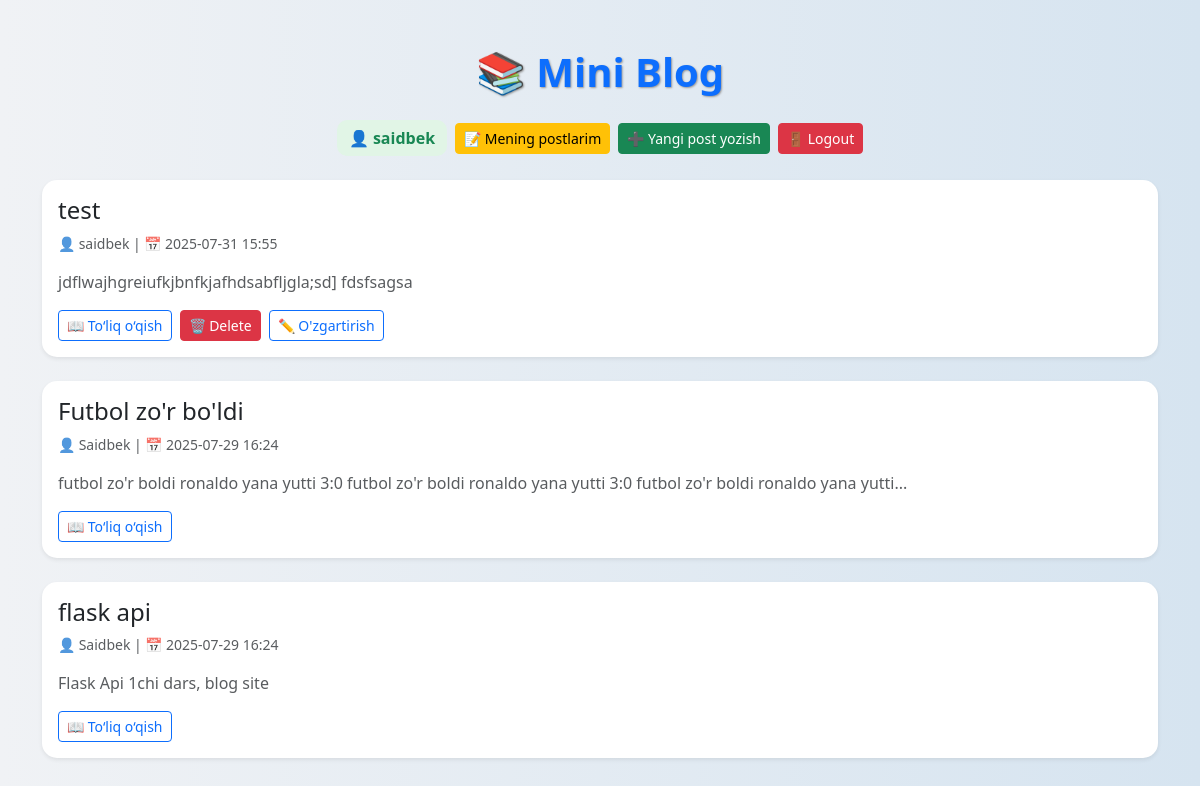
Screenshot of / (signed in) with the database file from the repository.
### app.py (models this page shows)
class Blog(db.Model):
    id = db.Column(db.Integer, primary_key=True)
    title = db.Column(db.String(150), nullable=False)
    author = db.Column(db.String(100), nullable=False)
    content = db.Column(db.Text, nullable=False)
    date = db.Column(db.String(20), default=datetime.now().strftime('%Y-%m-%d %H:%M'))

### app.py (the view)
@app.route('/')
def index():
    posts = Blog.query.order_by(Blog.id.desc()).all()
    return render_template('index.html', posts=posts)

### templates/index.html (shortened to what this page needs)
<!DOCTYPE html>
<html lang="uz">
<head>
    <link href="https://cdn.jsdelivr.net/npm/bootstrap@5.3.0/dist/css/bootstrap.min.css" rel="stylesheet">
</head>
<body>
<div class="container py-5">
    <h1 class="mb-4 text-center text-primary">📚 Mini Blog</h1>
    <div class="d-flex justify-content-center align-items-center flex-wrap gap-2 mb-4">
        {% if 'username' in session %}
            <span class="text-success username-box">👤 {{ session['username'] }}</span>
            <a class="btn btn-warning btn-sm" href="{{ url_for('my_posts') }}">📝 Mening postlarim</a>
            <a class="btn btn-success btn-sm" href="{{ url_for('create') }}">➕ Yangi post yozish</a>
            <a class="btn btn-danger btn-sm" href="{{ url_for('logout') }}">🚪 Logout</a>
        {% else %}
            <a class="btn btn-outline-primary btn-sm" href="{{ url_for('login') }}">🔐 Login</a>
            <a class="btn btn-outline-success btn-sm" href="{{ url_for('register') }}">📝 Register</a>
        {% endif %}
    </div>
    {% for post in posts %}
    <div class="card mb-4 shadow-sm border-0">
        <div class="card-body">
            <h4 class="card-title text-dark">{{ post.title }}</h4>
            <p class="text-muted small">
                👤 {{ post.author }} | 📅 {{ post.date }}
            </p>
            <p class="card-text text-muted">
                {{ post.content[:120] }}{% if post.content|length > 120 %}...{% endif %}
            </p>
            <div class="d-flex justify-content-start gap-2 align-items-center mt-2">
                <a href="{{ url_for('view_post', post_id=post.id) }}" class="btn btn-sm btn-outline-primary">📖 To‘liq o‘qish</a>
                {% if session.get('username') == post.author %}
                    <a href="#" class="btn btn-sm btn-danger" onclick="event.preventDefault(); document.getElementById('delete-form-{{ post.id }}').submit();">
                        🗑 Delete
                    </a>
                    <a href="{{ url_for('edit_post', post_id=post.id) }}" class="btn btn-sm btn-outline-primary">✏ O'zgartirish</a>
                {% endif %}
            </div>
        </div>
    </div>
    {% else %}
    <div class="alert alert-info">Hozircha postlar yo‘q.</div>
    {% endfor %}
</div>
</body>
</html>

### templates/index.html (style rules this page uses)
body { background: linear-gradient(to right, #f0f2f5, #d6e4f0); }
h1 { font-weight: bold; text-shadow: 1px 1px 2px #999; }
.card { transition: transform 0.2s ease, box-shadow 0.2s ease; border-radius: 15px; }
.btn-sm { transition: all 0.2s ease; }
.username-box { background-color: #e1f5e6; border-radius: 10px; padding: 6px 12px; font-weight: bold; }

### rows the page displays
Blog: title "test", author "saidbek", date "2025-07-31 15:55", content "jdflwajhgreiufkjbnfkjafhdsabfljgla;sd] fdsfsagsa"
Blog: title "Futbol zo'r bo'ldi", author "Saidbek", date "2025-07-29 16:24", content "futbol zo'r boldi ronaldo yana yutti 3:0 futbol zo'r boldi ronaldo yana yutti 3:0 futbol zo'r boldi ronaldo yana yutti"
Blog: title "flask api", author "Saidbek", date "2025-07-29 16:24", content "Flask Api 1chi dars, blog site"

### other values shown
{{ session['username'] }} "saidbek"
